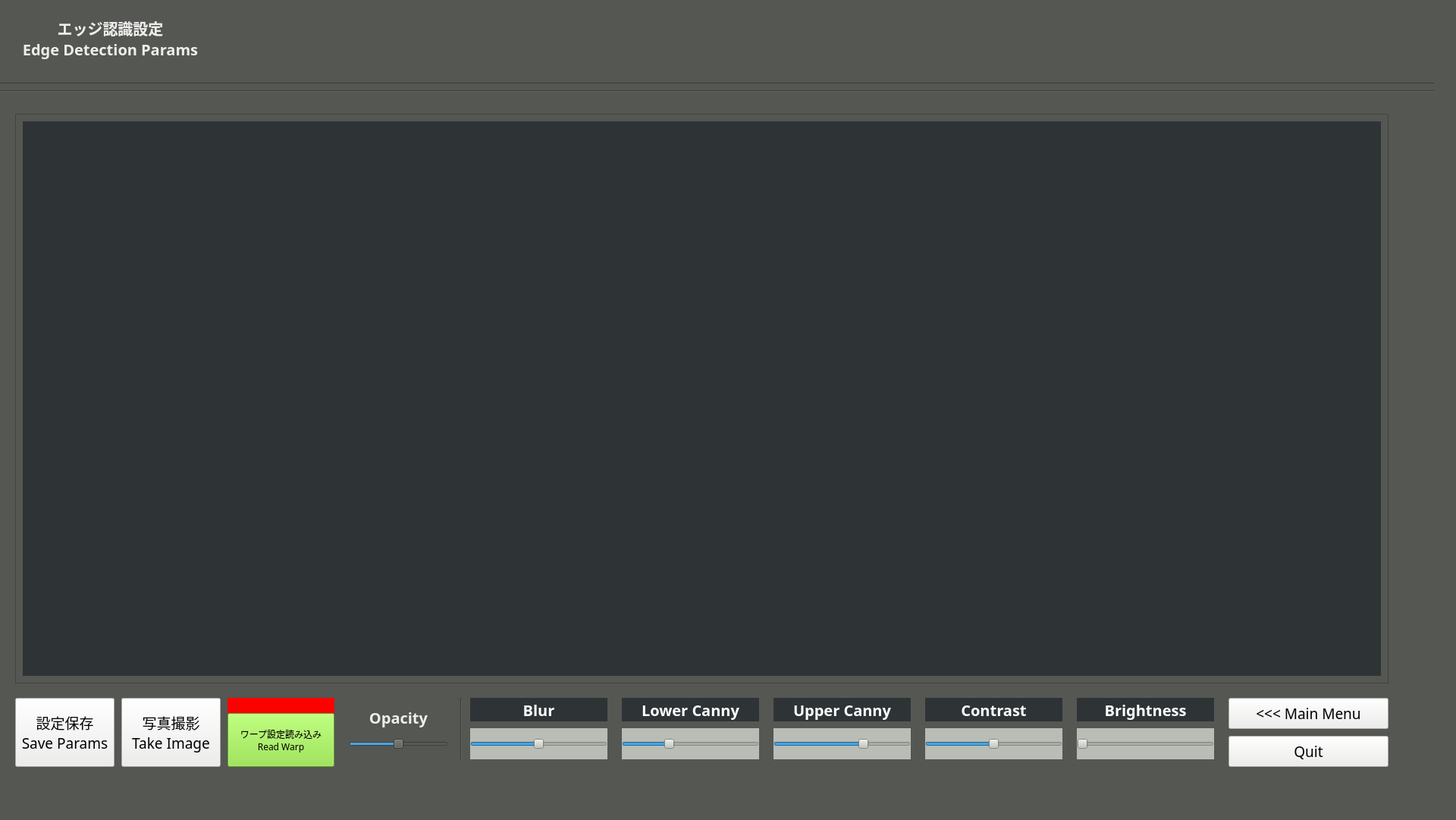
<?xml version="1.0" encoding="UTF-8"?>
<ui version="4.0">
 <class>edgedetectWindow</class>
 <widget class="QMainWindow" name="edgedetectWindow">
  <property name="enabled">
   <bool>true</bool>
  </property>
  <property name="geometry">
   <rect>
    <x>0</x>
    <y>0</y>
    <width>1920</width>
    <height>1081</height>
   </rect>
  </property>
  <property name="windowTitle">
   <string>MainWindow</string>
  </property>
  <property name="styleSheet">
   <string notr="true">background-color: rgb(85, 87, 83);</string>
  </property>
  <widget class="QWidget" name="edgedetectWidget">
   <property name="enabled">
    <bool>true</bool>
   </property>
   <widget class="Line" name="line_1">
    <property name="geometry">
     <rect>
      <x>-10</x>
      <y>100</y>
      <width>1901</width>
      <height>20</height>
     </rect>
    </property>
    <property name="orientation">
     <enum>Qt::Horizontal</enum>
    </property>
   </widget>
   <widget class="Line" name="line_2">
    <property name="geometry">
     <rect>
      <x>-10</x>
      <y>110</y>
      <width>1901</width>
      <height>20</height>
     </rect>
    </property>
    <property name="orientation">
     <enum>Qt::Horizontal</enum>
    </property>
   </widget>
   <widget class="QLabel" name="label_edgedeteclabel">
    <property name="geometry">
     <rect>
      <x>20</x>
      <y>10</y>
      <width>251</width>
      <height>81</height>
     </rect>
    </property>
    <property name="font">
     <font>
      <family>Ubuntu Mono</family>
      <pointsize>15</pointsize>
      <weight>75</weight>
      <bold>true</bold>
     </font>
    </property>
    <property name="styleSheet">
     <string notr="true">color: rgb(238, 238, 236);</string>
    </property>
    <property name="text">
     <string>エッジ認識設定 
Edge Detection Params</string>
    </property>
    <property name="alignment">
     <set>Qt::AlignCenter</set>
    </property>
   </widget>
   <widget class="QPushButton" name="saveparambutton">
    <property name="geometry">
     <rect>
      <x>20</x>
      <y>920</y>
      <width>131</width>
      <height>91</height>
     </rect>
    </property>
    <property name="font">
     <font>
      <family>Ubuntu Mono</family>
      <pointsize>14</pointsize>
     </font>
    </property>
    <property name="styleSheet">
     <string notr="true">background-color: rgb(238, 238, 236);</string>
    </property>
    <property name="text">
     <string>設定保存
Save Params</string>
    </property>
   </widget>
   <widget class="QFrame" name="frame">
    <property name="geometry">
     <rect>
      <x>20</x>
      <y>150</y>
      <width>1811</width>
      <height>751</height>
     </rect>
    </property>
    <property name="frameShape">
     <enum>QFrame::StyledPanel</enum>
    </property>
    <property name="frameShadow">
     <enum>QFrame::Raised</enum>
    </property>
    <widget class="QLabel" name="cameraFrame">
     <property name="geometry">
      <rect>
       <x>10</x>
       <y>10</y>
       <width>1791</width>
       <height>731</height>
      </rect>
     </property>
     <property name="styleSheet">
      <string notr="true">background-color: rgb(46, 52, 54);</string>
     </property>
     <property name="text">
      <string/>
     </property>
     <property name="alignment">
      <set>Qt::AlignCenter</set>
     </property>
    </widget>
   </widget>
   <widget class="QPushButton" name="mainmenubutton">
    <property name="geometry">
     <rect>
      <x>1620</x>
      <y>920</y>
      <width>211</width>
      <height>41</height>
     </rect>
    </property>
    <property name="font">
     <font>
      <family>Ubuntu Mono</family>
      <pointsize>14</pointsize>
     </font>
    </property>
    <property name="styleSheet">
     <string notr="true">background-color: rgb(238, 238, 236);</string>
    </property>
    <property name="text">
     <string>&lt;&lt;&lt; Main Menu</string>
    </property>
   </widget>
   <widget class="QPushButton" name="quitbutton">
    <property name="geometry">
     <rect>
      <x>1620</x>
      <y>970</y>
      <width>211</width>
      <height>41</height>
     </rect>
    </property>
    <property name="font">
     <font>
      <family>Ubuntu Mono</family>
      <pointsize>14</pointsize>
     </font>
    </property>
    <property name="styleSheet">
     <string notr="true">background-color: rgb(238, 238, 236);</string>
    </property>
    <property name="text">
     <string>Quit</string>
    </property>
   </widget>
   <widget class="QSlider" name="slider_opacity">
    <property name="geometry">
     <rect>
      <x>460</x>
      <y>960</y>
      <width>131</width>
      <height>41</height>
     </rect>
    </property>
    <property name="maximum">
     <number>100</number>
    </property>
    <property name="singleStep">
     <number>1</number>
    </property>
    <property name="value">
     <number>50</number>
    </property>
    <property name="orientation">
     <enum>Qt::Horizontal</enum>
    </property>
   </widget>
   <widget class="QLabel" name="label_opacitylabel">
    <property name="geometry">
     <rect>
      <x>460</x>
      <y>930</y>
      <width>131</width>
      <height>31</height>
     </rect>
    </property>
    <property name="font">
     <font>
      <family>Ubuntu Mono</family>
      <pointsize>15</pointsize>
      <weight>75</weight>
      <bold>true</bold>
     </font>
    </property>
    <property name="styleSheet">
     <string notr="true">color: rgb(238, 238, 236);</string>
    </property>
    <property name="text">
     <string>Opacity</string>
    </property>
    <property name="alignment">
     <set>Qt::AlignCenter</set>
    </property>
   </widget>
   <widget class="Line" name="line_3">
    <property name="geometry">
     <rect>
      <x>600</x>
      <y>920</y>
      <width>16</width>
      <height>81</height>
     </rect>
    </property>
    <property name="orientation">
     <enum>Qt::Vertical</enum>
    </property>
   </widget>
   <widget class="QLabel" name="label_blurlabel">
    <property name="geometry">
     <rect>
      <x>620</x>
      <y>920</y>
      <width>181</width>
      <height>31</height>
     </rect>
    </property>
    <property name="font">
     <font>
      <family>Ubuntu Mono</family>
      <pointsize>15</pointsize>
      <weight>75</weight>
      <bold>true</bold>
     </font>
    </property>
    <property name="styleSheet">
     <string notr="true">background-color: rgb(46, 52, 54);
color: rgb(255, 255, 255);</string>
    </property>
    <property name="text">
     <string>Blur</string>
    </property>
    <property name="alignment">
     <set>Qt::AlignCenter</set>
    </property>
   </widget>
   <widget class="QSlider" name="slider_blur">
    <property name="geometry">
     <rect>
      <x>620</x>
      <y>960</y>
      <width>181</width>
      <height>41</height>
     </rect>
    </property>
    <property name="styleSheet">
     <string notr="true">background-color: rgb(186, 189, 182);</string>
    </property>
    <property name="minimum">
     <number>0</number>
    </property>
    <property name="maximum">
     <number>20</number>
    </property>
    <property name="value">
     <number>10</number>
    </property>
    <property name="orientation">
     <enum>Qt::Horizontal</enum>
    </property>
   </widget>
   <widget class="QSlider" name="slider_lowercanny">
    <property name="geometry">
     <rect>
      <x>820</x>
      <y>960</y>
      <width>181</width>
      <height>41</height>
     </rect>
    </property>
    <property name="styleSheet">
     <string notr="true">background-color: rgb(186, 189, 182);</string>
    </property>
    <property name="minimum">
     <number>0</number>
    </property>
    <property name="maximum">
     <number>300</number>
    </property>
    <property name="value">
     <number>100</number>
    </property>
    <property name="orientation">
     <enum>Qt::Horizontal</enum>
    </property>
   </widget>
   <widget class="QSlider" name="slider_uppercanny">
    <property name="geometry">
     <rect>
      <x>1020</x>
      <y>960</y>
      <width>181</width>
      <height>41</height>
     </rect>
    </property>
    <property name="styleSheet">
     <string notr="true">background-color: rgb(186, 189, 182);</string>
    </property>
    <property name="minimum">
     <number>0</number>
    </property>
    <property name="maximum">
     <number>300</number>
    </property>
    <property name="value">
     <number>200</number>
    </property>
    <property name="sliderPosition">
     <number>200</number>
    </property>
    <property name="orientation">
     <enum>Qt::Horizontal</enum>
    </property>
   </widget>
   <widget class="QSlider" name="slider_contrast">
    <property name="geometry">
     <rect>
      <x>1220</x>
      <y>960</y>
      <width>181</width>
      <height>41</height>
     </rect>
    </property>
    <property name="styleSheet">
     <string notr="true">background-color: rgb(186, 189, 182);</string>
    </property>
    <property name="minimum">
     <number>100</number>
    </property>
    <property name="maximum">
     <number>300</number>
    </property>
    <property name="value">
     <number>200</number>
    </property>
    <property name="orientation">
     <enum>Qt::Horizontal</enum>
    </property>
   </widget>
   <widget class="QSlider" name="slider_brightness">
    <property name="geometry">
     <rect>
      <x>1420</x>
      <y>960</y>
      <width>181</width>
      <height>41</height>
     </rect>
    </property>
    <property name="styleSheet">
     <string notr="true">background-color: rgb(186, 189, 182);</string>
    </property>
    <property name="minimum">
     <number>200</number>
    </property>
    <property name="maximum">
     <number>1500</number>
    </property>
    <property name="orientation">
     <enum>Qt::Horizontal</enum>
    </property>
   </widget>
   <widget class="QLabel" name="label_lowercannylabel">
    <property name="geometry">
     <rect>
      <x>820</x>
      <y>920</y>
      <width>181</width>
      <height>31</height>
     </rect>
    </property>
    <property name="font">
     <font>
      <family>Ubuntu Mono</family>
      <pointsize>15</pointsize>
      <weight>75</weight>
      <bold>true</bold>
     </font>
    </property>
    <property name="styleSheet">
     <string notr="true">background-color: rgb(46, 52, 54);
color: rgb(255, 255, 255);</string>
    </property>
    <property name="text">
     <string>Lower Canny</string>
    </property>
    <property name="alignment">
     <set>Qt::AlignCenter</set>
    </property>
   </widget>
   <widget class="QLabel" name="label_uppercannylabel">
    <property name="geometry">
     <rect>
      <x>1020</x>
      <y>920</y>
      <width>181</width>
      <height>31</height>
     </rect>
    </property>
    <property name="font">
     <font>
      <family>Ubuntu Mono</family>
      <pointsize>15</pointsize>
      <weight>75</weight>
      <bold>true</bold>
     </font>
    </property>
    <property name="styleSheet">
     <string notr="true">background-color: rgb(46, 52, 54);
color: rgb(255, 255, 255);</string>
    </property>
    <property name="text">
     <string>Upper Canny</string>
    </property>
    <property name="alignment">
     <set>Qt::AlignCenter</set>
    </property>
   </widget>
   <widget class="QLabel" name="label_contrastlabel">
    <property name="geometry">
     <rect>
      <x>1220</x>
      <y>920</y>
      <width>181</width>
      <height>31</height>
     </rect>
    </property>
    <property name="font">
     <font>
      <family>Ubuntu Mono</family>
      <pointsize>15</pointsize>
      <weight>75</weight>
      <bold>true</bold>
     </font>
    </property>
    <property name="styleSheet">
     <string notr="true">background-color: rgb(46, 52, 54);
color: rgb(255, 255, 255);</string>
    </property>
    <property name="text">
     <string>Contrast</string>
    </property>
    <property name="alignment">
     <set>Qt::AlignCenter</set>
    </property>
   </widget>
   <widget class="QLabel" name="label_brightness">
    <property name="geometry">
     <rect>
      <x>1420</x>
      <y>920</y>
      <width>181</width>
      <height>31</height>
     </rect>
    </property>
    <property name="font">
     <font>
      <family>Ubuntu Mono</family>
      <pointsize>15</pointsize>
      <weight>75</weight>
      <bold>true</bold>
     </font>
    </property>
    <property name="styleSheet">
     <string notr="true">background-color: rgb(46, 52, 54);
color: rgb(255, 255, 255);</string>
    </property>
    <property name="text">
     <string>Brightness</string>
    </property>
    <property name="alignment">
     <set>Qt::AlignCenter</set>
    </property>
   </widget>
   <widget class="QPushButton" name="takeimagebutton">
    <property name="geometry">
     <rect>
      <x>160</x>
      <y>920</y>
      <width>131</width>
      <height>91</height>
     </rect>
    </property>
    <property name="font">
     <font>
      <family>Ubuntu Mono</family>
      <pointsize>14</pointsize>
     </font>
    </property>
    <property name="styleSheet">
     <string notr="true">background-color: rgb(238, 238, 236);</string>
    </property>
    <property name="text">
     <string>写真撮影
Take Image</string>
    </property>
   </widget>
   <widget class="QPushButton" name="button_readwarp">
    <property name="geometry">
     <rect>
      <x>300</x>
      <y>940</y>
      <width>141</width>
      <height>71</height>
     </rect>
    </property>
    <property name="font">
     <font>
      <family>Ubuntu Mono</family>
      <pointsize>9</pointsize>
     </font>
    </property>
    <property name="styleSheet">
     <string notr="true">background-color: rgb(138, 226, 52);</string>
    </property>
    <property name="text">
     <string>ワープ設定読み込み
Read Warp</string>
    </property>
   </widget>
   <widget class="QLabel" name="label_readwarpcolor">
    <property name="geometry">
     <rect>
      <x>300</x>
      <y>920</y>
      <width>141</width>
      <height>20</height>
     </rect>
    </property>
    <property name="font">
     <font>
      <family>Ubuntu Mono</family>
      <pointsize>15</pointsize>
      <weight>75</weight>
      <bold>true</bold>
     </font>
    </property>
    <property name="styleSheet">
     <string notr="true">background-color: rgb(255, 0, 0);</string>
    </property>
    <property name="text">
     <string/>
    </property>
    <property name="alignment">
     <set>Qt::AlignLeading|Qt::AlignLeft|Qt::AlignVCenter</set>
    </property>
   </widget>
  </widget>
  <widget class="QMenuBar" name="menubar">
   <property name="geometry">
    <rect>
     <x>0</x>
     <y>0</y>
     <width>1920</width>
     <height>22</height>
    </rect>
   </property>
  </widget>
  <widget class="QStatusBar" name="statusbar"/>
 </widget>
 <resources/>
 <connections/>
</ui>
